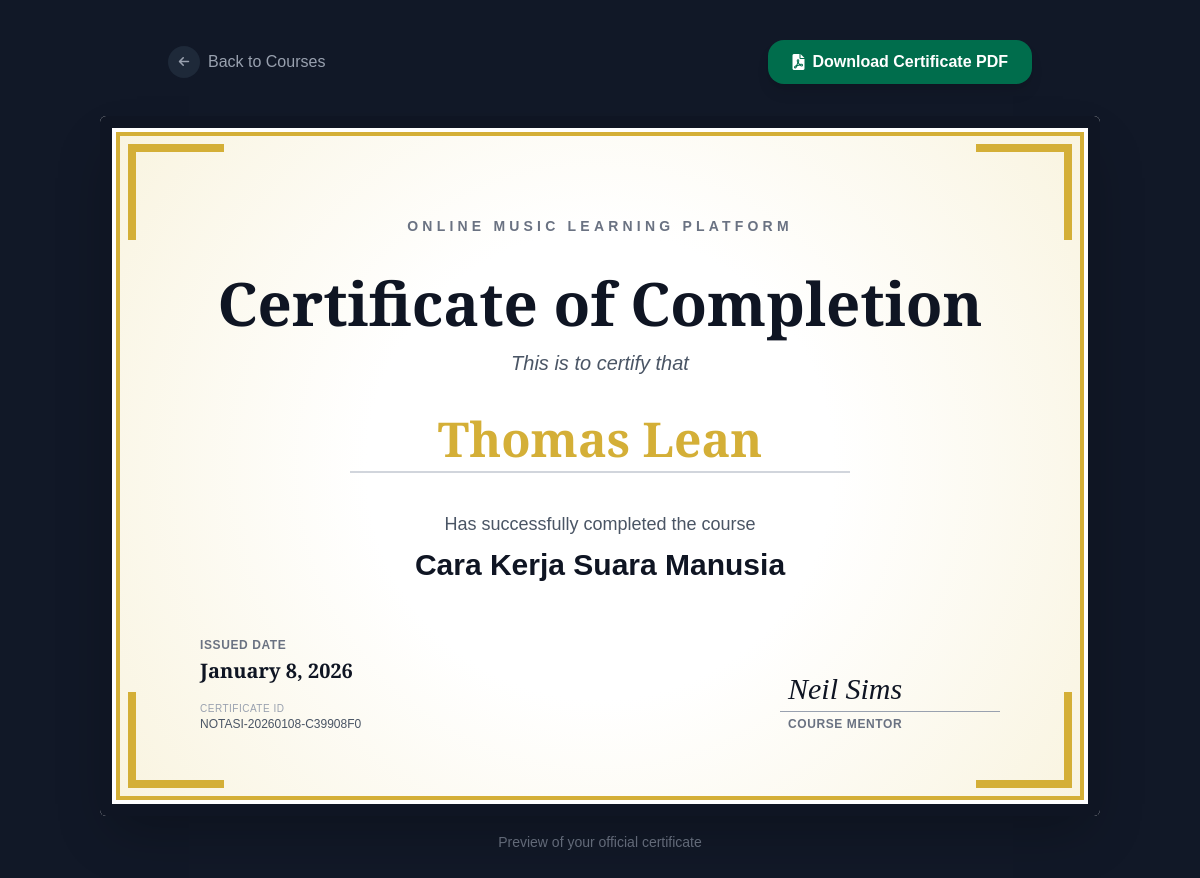
The page /certificate.php?id_enroll=11 (signed in) on the database its author committed.
### tables this page shows
CREATE TABLE `tb_certificates` (
  `id_certificate` int NOT NULL AUTO_INCREMENT,
  `id_user` int DEFAULT NULL,
  `id_course` int DEFAULT NULL,
  `certificate_code` varchar(255) DEFAULT NULL,
  `issued_at` timestamp NULL DEFAULT NULL,
  PRIMARY KEY (`id_certificate`),
  KEY `id_course` (`id_course`),
  KEY `id_user` (`id_user`),
  CONSTRAINT `tb_certificates_ibfk_1` FOREIGN KEY (`id_course`) REFERENCES `tb_courses` (`id_course`),
  CONSTRAINT `tb_certificates_ibfk_2` FOREIGN KEY (`id_user`) REFERENCES `tb_user` (`id_user`)
);

CREATE TABLE `tb_user` (
  `id_user` int NOT NULL AUTO_INCREMENT,
  `name` varchar(255) DEFAULT NULL,
  `username` varchar(75) DEFAULT NULL,
  `passwd` varchar(255) DEFAULT NULL,
  `email` varchar(255) DEFAULT NULL,
  `role` enum('Admin','Mentor','Student') DEFAULT NULL,
  `foto` text,
  `created_at` timestamp NULL DEFAULT NULL,
  PRIMARY KEY (`id_user`)
);

CREATE TABLE `tb_courses` (
  `id_course` int NOT NULL AUTO_INCREMENT,
  `id_mentor` int DEFAULT NULL,
  `title` varchar(255) DEFAULT NULL,
  `category` enum('Menemukan Dasar Suaramu','Pernapasan & Kontrol Udara','Pitch, Intonasi & Kontrol Nada','Dinamika, Artikulasi & Rasa Bernyanyi') DEFAULT NULL,
  `desc` text,
  `thumbnail` text,
  `status` enum('Draft','Published') DEFAULT NULL,
  `created_at` timestamp NULL DEFAULT NULL,
  PRIMARY KEY (`id_course`),
  KEY `id_mentor` (`id_mentor`),
  CONSTRAINT `tb_courses_ibfk_1` FOREIGN KEY (`id_mentor`) REFERENCES `tb_user` (`id_user`)
);

### certificate.php (the view, shortened to what this page needs)
<!DOCTYPE html>
<html lang="en">
<head>
    <link href="src/output.css" rel="stylesheet">
    <link rel="stylesheet" href="https://cdnjs.cloudflare.com/ajax/libs/font-awesome/6.0.0/css/all.min.css">
    <?php
        include 'config/koneksi.php';
        $id_enroll = $_GET['id_enroll'];
        $id_user = $_SESSION['id_user'];
        $queryEnroll = mysqli_query($conn, "SELECT * FROM db_notasi.tb_enrollments WHERE id_enroll = '$id_enroll' AND id_user = '$id_user'");
        $enrollment = mysqli_fetch_assoc($queryEnroll);
        $id_course = $enrollment['id_course'];
        $queryCert = mysqli_query($conn, "
            SELECT cert.certificate_code, cert.issued_at, student.name as student_name,
                   course.title as course_title, mentor.name as mentor_name
            FROM db_notasi.tb_certificates cert
            JOIN db_notasi.tb_user student ON cert.id_user = student.id_user
            JOIN db_notasi.tb_courses course ON cert.id_course = course.id_course
            JOIN db_notasi.tb_user mentor ON course.id_mentor = mentor.id_user
            WHERE cert.id_user = '$id_user' AND cert.id_course = '$id_course'
        ");
        $certData = mysqli_fetch_assoc($queryCert);
        $issuedDate = date("F j, Y", strtotime($certData['issued_at']));
    ?>
</head>
<body class="bg-[#111827] min-h-screen flex flex-col items-center py-10">
    <div class="w-full max-w-4xl flex justify-between items-center mb-8 px-4">
        <a href="course.php" class="text-gray-400 hover:text-white flex items-center gap-2 transition-colors">
            <div class="w-8 h-8 rounded-full bg-gray-800 flex items-center justify-center"><i class="fa-solid fa-arrow-left text-xs"></i></div>
            Back to Courses
        </a>
        <button id="downloadBtn" class="bg-[#006D4C] hover:bg-[#005a3e] text-white px-6 py-2.5 rounded-lg font-bold shadow-lg flex items-center gap-2 transition-transform transform active:scale-95">
            <i class="fa-solid fa-file-pdf"></i> Download Certificate PDF
        </button>
    </div>
    <div class="relative w-[1000px] h-[700px] bg-white shadow-2xl mx-auto overflow-hidden rounded-sm transform scale-[0.6] md:scale-[0.8] lg:scale-100 origin-top transition-transform">
        <div class="w-full h-full border-[12px] border-[#0f1523] relative p-1">
            <div class="w-full h-full border-[4px] border-gold certificate-bg relative z-10 p-12 text-center flex flex-col items-center justify-between">
                <div class="absolute top-0 left-0 w-24 h-24 border-t-[8px] border-l-[8px] border-gold m-2"></div>
                <div class="absolute top-0 right-0 w-24 h-24 border-t-[8px] border-r-[8px] border-gold m-2"></div>
                <div class="absolute bottom-0 left-0 w-24 h-24 border-b-[8px] border-l-[8px] border-gold m-2"></div>
                <div class="absolute bottom-0 right-0 w-24 h-24 border-b-[8px] border-r-[8px] border-gold m-2"></div>
                <div class="mt-8"><p class="text-sm tracking-[0.3em] uppercase text-gray-500 font-semibold">Online Music Learning Platform</p></div>
                <div>
                    <h1 class="font-serif text-6xl text-[#0f1523] font-bold mb-4">Certificate of Completion</h1>
                    <p class="text-xl text-gray-600 italic">This is to certify that</p>
                </div>
                <div class="w-full">
                    <h2 class="font-serif text-5xl text-gold font-bold pb-2 border-b-2 border-gray-300 inline-block min-w-[500px]">
                        <?php echo htmlspecialchars($certData['student_name']); ?>
                    </h2>
                </div>
                <div class="w-full">
                    <p class="text-lg text-gray-600 mb-2">Has successfully completed the course</p>
                    <h3 class="font-bold text-3xl text-[#0f1523] max-w-3xl mx-auto leading-tight"><?php echo htmlspecialchars($certData['course_title']); ?></h3>
                </div>
                <div class="w-full grid grid-cols-3 items-end mt-4 px-8 pb-4">
                    <div class="text-left">
                        <div class="mb-4">
                            <p class="text-gray-500 text-xs font-bold uppercase tracking-wider mb-1">Issued Date</p>
                            <p class="text-xl font-bold text-[#0f1523] font-serif"><?php echo $issuedDate; ?></p>
                        </div>
                        <div>
                            <p class="text-gray-400 text-[10px] uppercase tracking-wider">Certificate ID</p>
                            <p class="text-xs font-mono text-gray-600"><?php echo htmlspecialchars($certData['certificate_code']); ?></p>
                        </div>
                    </div>
                    <div class="flex flex-col items-end justify-end h-full">
                        <div class="w-[220px] text-left">
                            <div class="font-serif italic text-3xl text-[#0f1523] mb-1 px-2 border-b border-gray-400 pb-1">
                                <?php echo htmlspecialchars($certData['mentor_name']); ?>
                            </div>
                            <p class="text-gray-500 text-xs font-bold uppercase tracking-wider pl-2">Course Mentor</p>
                        </div>
                    </div>
                </div>
            </div>
        </div>
    </div>
    <p class="text-gray-500 text-sm mt-4 mb-10">Preview of your official certificate</p>
</body>
</html>

### certificate.php (style rules this page uses)
.font-serif { font-family: 'Playfair Display', serif; }
.certificate-bg { background: radial-gradient(circle, #ffffff 40%, #f9f4e0 100%); }
.text-gold { color: #D4AF37; }
.border-gold { border-color: #D4AF37; }

### rows shown on the page
tb_certificates: id_user.name "Thomas Lean", id_course.title "Cara Kerja Suara Manusia", issued_at "January 8, 2026", certificate_code "NOTASI-20260108-C39908F0", tb_user.name "Neil Sims"
